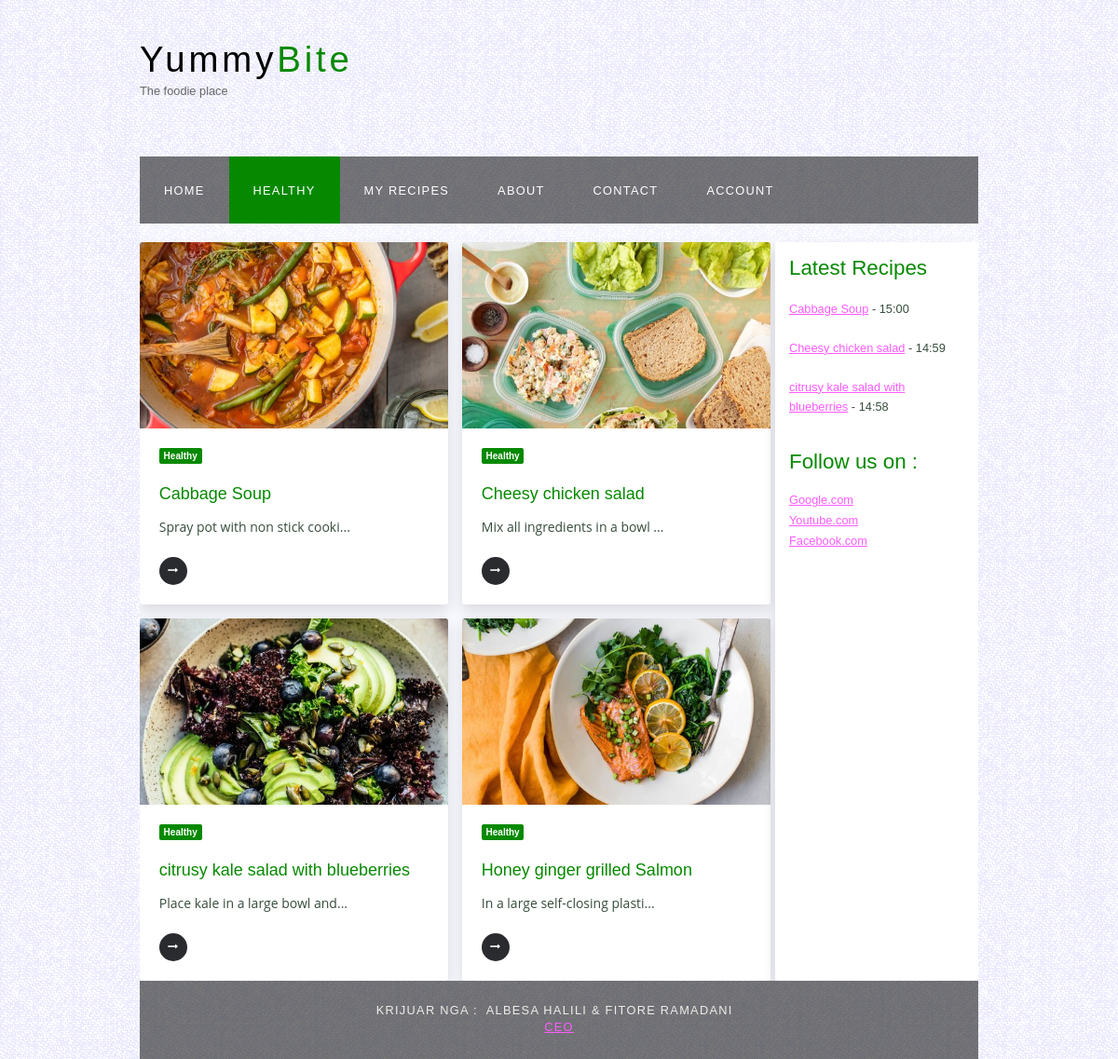
The app's page /healthy.php with its own data.
### tables this page shows
CREATE TABLE `recipe` (
  `id` int(11) NOT NULL,
  `name` varchar(60) NOT NULL,
  `ingredients` varchar(255) NOT NULL,
  `directions` varchar(255) NOT NULL,
  `readyIn` int(11) NOT NULL,
  `addedBy` varchar(60) NOT NULL,
  `image` longtext NOT NULL,
  `isHealthy` tinyint(1) NOT NULL,
  `created_at` datetime DEFAULT current_timestamp()
);

### healthy.php (the view, shortened to what this page needs)
<!DOCTYPE HTML>
<html>
<head>
  <link rel="stylesheet" type="text/css" href="style/style.css" title="style" />
  <link rel="stylesheet" href="https://cdnjs.cloudflare.com/ajax/libs/font-awesome/4.7.0/css/font-awesome.min.css">
</head>
<body>
  <div id="main">
    <div id="header">
      <div id="logo">
        <div id="logo_text">
          <h1><a href="index.php"><span class="logo_colour"><font color="#000000">Yummy</font>Bite</span></a></h1>
          <h2>The foodie place</h2>
        </div>
      </div>
	<?php
	include 'nav.php';
	?>
    </div>
    <div id="site_content">
<div id="content">
<div class="main_content" style="display:flex; flex-direction: row;">
    <div class="Grid">
<?php
    $imageSource = "images/";
    include 'includes/db.php';
    $sql = "SELECT * FROM recipe where isHealthy=1 ORDER BY created_at DESC";
    $result = $link->query($sql);
    if ($result->num_rows > 0) {
      while($row = $result->fetch_assoc()) {
        $directions = strlen($row['directions']) > 30 ? substr($row['directions'],0,30)."..." : $row['directions'];
        $fullImageSource = $imageSource . $row['image'];
      ?>
      <div class="blog_post">
        <figure><img src="<?php echo $fullImageSource;?>"></figure>
        <aside><?php echo ($row['isHealthy'] == 1) ? '<small>Healthy</small>' : ''; ?>
          <h3><?php echo $row['name'];?></h3>
          <p><?php echo $directions;?></p><a class="read_more" href="recipe.php?id=<?php echo $row['id'];?>"><i class="fa fa-long-arrow-right"></i></a>
        </aside>
      </div>
      <?php
      }
      } else {
      echo "0 results";
    }
    ?>
        </div>
        <div class="sidebar">
        <h3>Latest Recipes </h3>
        <?php
          include 'includes/db.php';
          $sql = "SELECT * FROM recipe ORDER BY created_at DESC LIMIT 3";
          $result = $link->query($sql);
          if ($result->num_rows > 0) {
            while($row = $result->fetch_assoc()) {
      ?>
        <p style="text-align:left;"><a href="recipe.php?id=<?php echo $row['id'];?>"><?php echo $row['name'];?></a> - <?php
          echo $time = date("H:i",strtotime($row['created_at']));
        ?></p>
    <?php
      }
      } else {
      echo "0 results";
    }
    ?>
        <h3>Follow us on :</h3>
        <ul>
          <li><a href="http://www.google.com">Google.com</a></li>
          <li><a href="http://www.youtube.com">Youtube.com</a></li>
          <li><a href="http://www.facebook.com">Facebook.com</a></li>
          <li>&nbsp;</li>
        </ul>
      </div>
  </div>
        </div>
      </div>
   <div id="footer"> Krijuar nga :&nbsp; Albesa Halili & Fitore Ramadani &nbsp;<p><a href="www.facebook.com">CEO</a></p></div>
  </div>
</body>
</html>

### style/style.css (style rules this page uses)
html { height: 100%; }
* { margin: 0; padding: 0; }
body { font: normal .80em 'trebuchet ms', arial, sans-serif; background: #F0EFE2 url(prapavija.png) ; color: #777; }
p { padding: 0 0 20px 0; line-height: 1.7em; }
img { border: 0; }
h1, h2, h3, h4, h5, h6 { font: normal 175% 'century gothic', arial, sans-serif; color: #068900; margin: 0 0 15px 0; padding: 15px 0 5px 0; }
h2 { font: normal 175% 'century gothic', arial, sans-serif; color: #068900; }
a, a:hover { outline: none; text-decoration: underline; color: #FD5BFF; }
#main, #logo, #menubar, #site_content, #footer { margin-left: auto; margin-right: auto; }
#header { height: 240px; }
#logo { width: 900px; position: relative; height: 168px; }
#logo #logo_text { position: absolute; top: 20px; left: 0; }
#logo h1, #logo h2 { font: normal 300% 'century gothic', arial, sans-serif; border-bottom: 0; text-transform: none; margin: 0; }
#logo_text h1, #logo_text h1 a, #logo_text h1 a:hover { padding: 22px 0 0 0; color: #000; letter-spacing: 0.1em; text-decoration: none; }
#logo_text h1 a .logo_colour { color: #068900; }
#logo_text h2 { font-size: 100%; padding: 4px 0 0 0; color: #676767; }
#site_content { width: 900px; overflow: hidden; margin: 0 auto 0 auto; padding: 20px 0 0 0; background: transparent url(transparent_light.png) repeat; }
.sidebar { float: right; width: 250px; padding: 0 15px 20px 15px; margin-left:5px; background: white; box-shadow: 0px 7px 15px rgb(0 0 0 / 12%); border-radius:3px; }
.sidebar li { list-style: none; padding: 0 0 7px 0; }
#content p { color: #374d3d ; text-align: center ; }
#footer { width: 900px; font: normal 100% 'lucida sans unicode', arial, sans-serif; height: 55px; padding: 24px 0 5px 0; text-align: center; background: transparent url(transparent.png) repeat; color:#edede8; text-transform: uppercase; letter-spacing: 0.1em; }
.main_content { flex: 1; background: ghostwhite; }
.main_content .Grid { width: 100%; display: grid; grid-gap: 15px; grid-template-columns: repeat(auto-fill, minmax(250px, 1fr)); grid-auto-rows: auto; }
.main_content .Grid .blog_post { background: white; box-shadow: 0px 7px 15px rgba(0, 0, 0, 0.12); display: flex; flex-direction: column; border-radius: 3px; }
.main_content .Grid .blog_post figure { width: 100%; height: 200px; margin: 0; border-radius: 3px 3px 0px 0px; }
.main_content .Grid .blog_post figure img { width: 100%; height: 100%; display: block; -o-object-fit: cover; object-fit: cover; border-radius: 3px 3px 0px 0px; }
.main_content .Grid .blog_post aside { display: flex; align-items: flex-start; flex-direction: column; flex: 1; padding: 1.3rem; }
.main_content .Grid .blog_post aside h3 { font-size: 18px; margin: 0; }
.main_content .Grid .blog_post aside small { padding: 0.2rem 0.3rem; background: #068900; color: white; font-size: 10px; font-weight: bold; border-radius: 2px; margin-bottom: 7px; }
.main_content .Grid .blog_post aside p { font-size: 14px; font-family: "Open Sans", sans-serif; margin-top: 8px; }
.main_content .Grid .blog_post aside .read_more { width: 30px; height: 30px; background: #2A2B2E; border-radius: 120px; text-decoration: none; display: inline-block; display: flex; justify-content: center; align-items: center; transition: 0.2s ease; }
.main_content .Grid .blog_post aside .read_more i { color: white; font-size: 11px; }

### records on screen
recipe: image (picture), isHealthy "Healthy", name "Cabbage Soup", directions "Spray pot with non stick cooki...", created_at "15:00"
recipe: image (picture), isHealthy "Healthy", name "Cheesy chicken salad", directions "Mix all ingredients in a bowl ...", created_at "14:59"
recipe: image (picture), isHealthy "Healthy", name "citrusy kale salad with blueberries", directions "Place kale in a large bowl and...", created_at "14:58"
recipe: image (picture), isHealthy "Healthy", name "Honey ginger grilled Salmon", directions "In a large self-closing plasti..."
